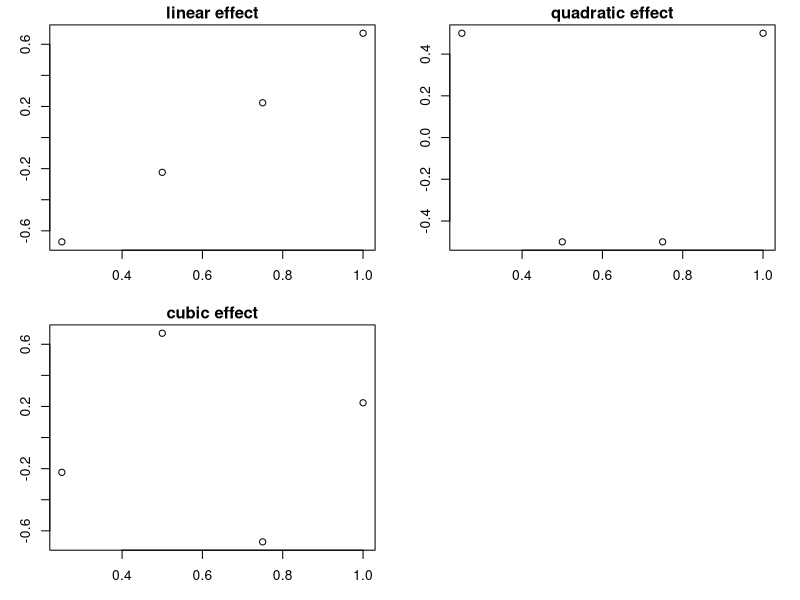
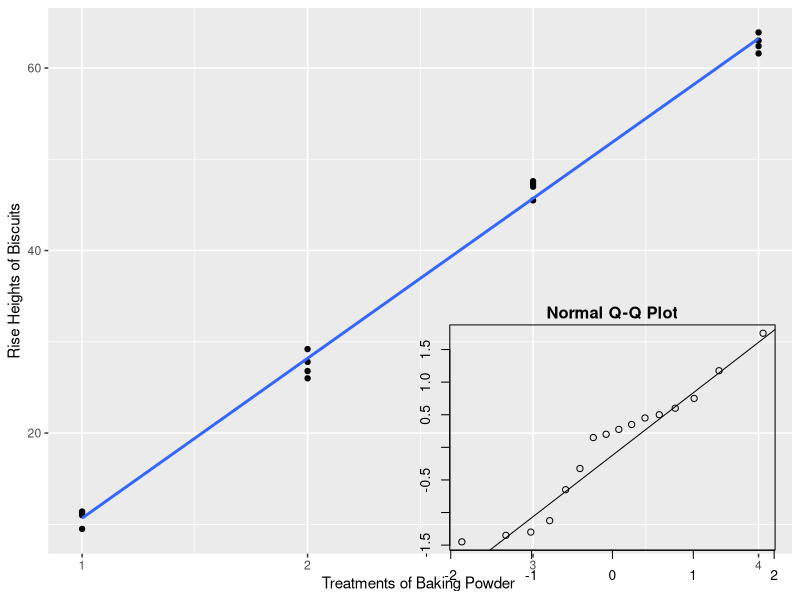
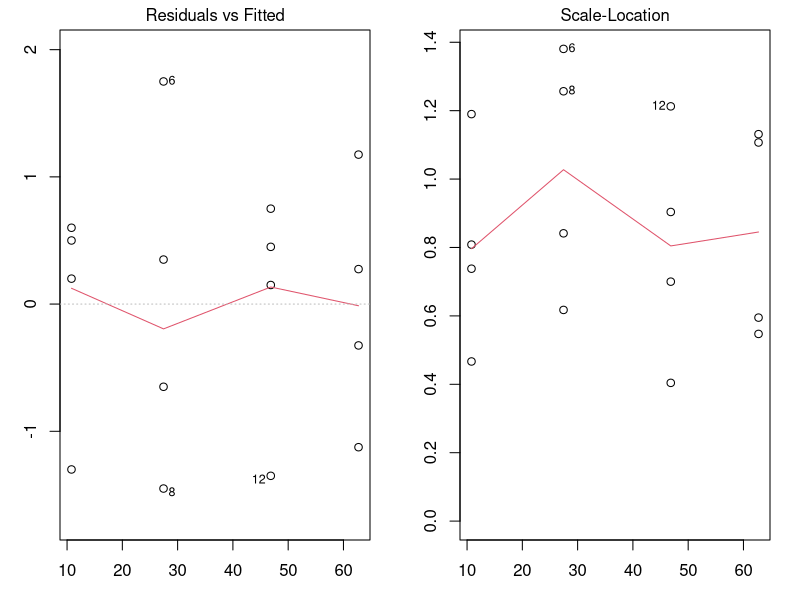
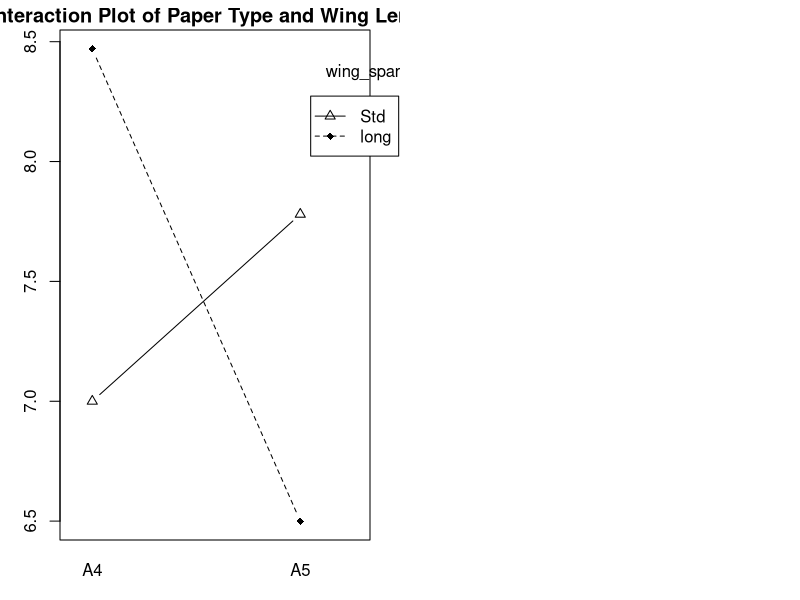

Here is the R script that generated these plots, in order:
## ---- chunk 1
knitr::opts_chunk$set(echo = TRUE)
## ---- chunk 2

library(tidyverse)
library(Matrix)
library(MASS)

## ---- chunk 3

t <- 4
r <- 4 
n <- t*r

levels <- c("0.25 tsp", "0.5 tsp", "0.75 tsp", "1 tsp");
fac <- rep(levels, each = r) %>% factor()



y <- c(11.4, 11.0, 11.3, 9.5,
          27.8, 29.2, 26.8, 26.0, 
          47.6, 47.0, 47.3, 45.5,
          61.6, 62.4, 63.0, 63.9)


biscuits <- data.frame(treatment = fac, riseht = y)  #alternatively can use tibble() with same arguments



## ---- chunk 4

Z <- model.matrix(~fac-1, data = biscuits)
X<-cbind(1,Z)
colnames(X)<-c("(Intercept)","0.25 tsp","0.50 tsp","0.75 tsp", "1.0 tsp")
X


## ---- chunk 5

rankMatrix(X)[1]

## ---- chunk 6

anova <- aov(riseht ~ treatment, data = biscuits)

summary(anova)

## ---- chunk 7

contrasts(biscuits$treatment)


contrast_lm <- lm(anova) %>% summary()
contrast_lm

#plot(biscuits$treatment,biscuits$riseht) ...for reference, inspection confirms significant difference in means


## ---- chunk 8
TukeyHSD(anova)
## ---- chunk 9

contrast_eval <- contr.poly(4)
contrast_eval
tsps <- gsub("[^0-9.-]", "", levels(biscuits$treatment)) %>% as.numeric() # converting treatment 
                                                                            #labels to numbers


par(mfrow=c(2,2))
par(mar=c(3,3,1.5,1.5))
plot(tsps,contrast_eval[,".L"],ylab="rate",main="linear effect")
plot(tsps,contrast_eval[,".Q"],ylab="rate",main="quadratic effect")
plot(tsps,contrast_eval[,".C"],ylab="rate",main="cubic effect")

contrasts(biscuits$treatment) <- contrast_eval
contrasts(biscuits$treatment)
## ---- chunk 10

#biscuits$treatment.lin <- rep(contrast_eval[,".L"], times = 4)
#biscuits$treatment.quad <- rep(contrast_eval[,".Q"], times = 4)
#biscuits$treatment.cube <- rep(contrast_eval[,".C"], times = 4)

#test <- lm(riseht ~ treatment + treatment.lin + treatment.quad + treatment.cube, biscuits)
#summary(aov(test))

summary.lm(aov(riseht ~ treatment, data = biscuits))


## ---- chunk 11

var(anova$residuals)
## ---- chunk 12


biscuits %>%
  ggplot(aes(x = as.numeric(treatment), y = riseht)) +
  geom_point() +
  geom_smooth(method = lm, formula = y~x, se = FALSE) +
  xlab("Treatments of Baking Powder ") +
  ylab("Rise Heights of Biscuits") # fitting linear regression model

qqnorm(anova$residuals)
qqline(anova$residuals)   # normal plot of residuals

par(mfrow = c(1,2))

plot(anova, which = 1)  # fitted vs residuals
plot(anova, which = 3) # scale-location



## ---- chunk 13

lambda<-function(n, r,sigma2,DeltaA4, DeltaA5){
  Delta = DeltaA4 - DeltaA5
  if (n==1)
  {
    lambda_1 <- n*r*(Delta^2)/(4*sigma2)        #base case where we prove true for n = 1
    return(lambda_1)
  }
  else if (n>1)
  {
    k = n 
    lambda_k <- k*r*(Delta^2)/(4*sigma2)          #we assume that the equation is true for n = k
    lambda_kplus1 <- (k+1)*r*(Delta^2)/(4*sigma2)   #induction step
    lambda_ncp = r*(Delta^2)/(4*sigma2) 
    
    if (lambda_k&lambda_kplus1 > 0)
    { return(lambda_ncp)
    }
  }
    
  }
  
lambda(1, 5, 0.39, 0.5, 1.3)    
lambda(2, 7, 0.22, 5.8, 4.6 )
lambda(3, 10, 0.43, -1.2, 0.4)

## ---- chunk 14

n_pilot <- c(8.3, 10.2, 8.7, 11.4, 7.9, 9.1, 9.2, 8.6, 8.2, 7.6) * 60 / 100

# n_pilot values correspond to amount of tiles traveled by paper plane
# one tile = 60 cm 
# divide by 100 to get values in meters 



sigma2 <- var(n_pilot)

## ---- chunk 15

# t = 2
# s = 2

Fpower<-function(r,sigma2,Delta){ 
  df1<-1                                  #df1 = (t-1)*(s-1)
  df2<-4*(r-1)                              #df2 = s*t*(r-1)
  Fc<-qf(0.95,df1,df2) 
  lambda<-r*(Delta^2)/(4*sigma2) 
  pf(Fc,df1,df2,lambda,lower.tail = FALSE) 
}

Fpower(5, sigma2, 1.5)
Fpower(7, sigma2, 1.5)
Fpower(9, sigma2, 1.5)
Fpower(10, sigma2, 1.5) # achieves > 90% power, therefore use r = 10 replicates


## ---- chunk 16
#set.seed(123)
#f<-rep(c("A4,Std","A5,Std","A4,long","A5,long"),each=10)
#sample(f,40) ...randomising throws


paper_type <- rep(c("A4", "A5"), each = 20) %>% factor()  

wing_span <- rep(c("Std", "long"), each = 10) %>% factor()


distance <- c(6.8, 6.2, 5.4, 6.3, 10.1, 6.5, 6.5, 5.5, 9.7, 7.0, 9.8, 9.1, 8.6, 8.2, 7.8, 
              8.5, 7.9, 7.8, 9.4, 7.6, 6.2, 7.3, 5.8, 7.9, 8.1, 7.5, 8.5, 7.7, 9.2, 
              9.6, 7.0, 5.5, 5.7, 6.0, 6.9, 6.1, 7.5, 5.9, 7.4, 7.0)


planes <- data.frame(paper_type = paper_type, wing_span = wing_span, distance = distance)
planes


aggregate(distance ~ wing_span+paper_type, data = planes, mean)  # means of each combination type

delta_A4 <- mean(planes[1:10,3]) - mean(planes[11:20,3])
delta_A5 <- mean(planes[21:30,3]) - mean(planes[31:40,3])
delta_abs <- abs(delta_A5 - delta_A4)
delta_abs  # absolute difference of 2.75
lambda(2,10, sigma2, delta_A4, delta_A5)  # extra derivation of noncentrality parameter

## ---- chunk 17

mod <- aov( distance ~ paper_type * wing_span, data = planes) %>% summary()
mod # individual main effects not significant but their interaction is; 
        #also confirmed by interaction plot below
## ---- chunk 18

with(planes, (interaction.plot(paper_type, wing_span, distance, type = "b",
 pch = c(18,24,22), leg.bty = "o",
 main = "Interaction Plot of Paper Type and Wing Length",
 xlab = "Paper Type",ylab = "Distance")))

# cross-over interaction where main effects of either paper type or wing length 
# are insignificant but their interaction is
